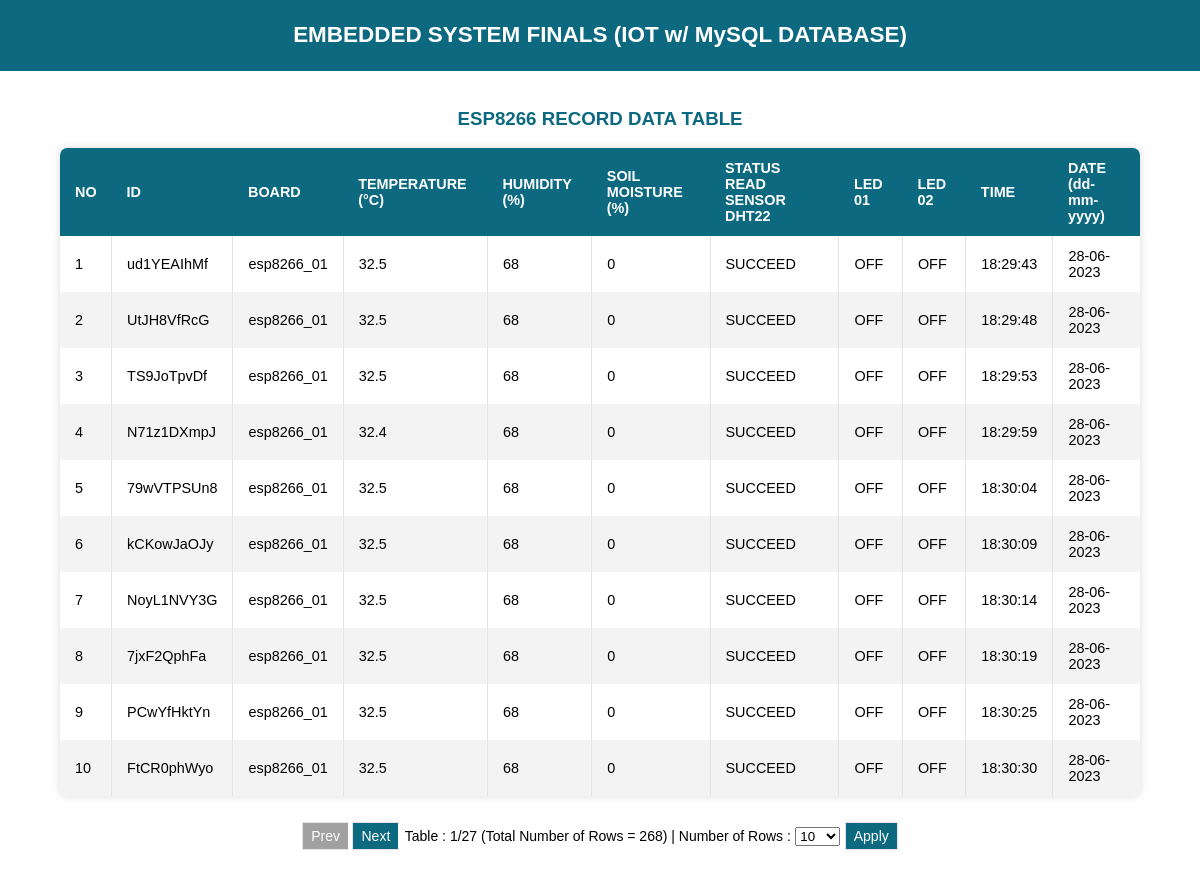
The app's page /Embedded_Finals/recordtable.php with its own data.
### tables this page shows
CREATE TABLE `esp8266_table_dht22_leds_record` (
  `id` varchar(255) NOT NULL,
  `board` varchar(255) NOT NULL,
  `temperature` float(10,2) NOT NULL,
  `humidity` int(3) NOT NULL,
  `soilmoisture` int(3) NOT NULL,
  `status_read_sensor_dht22` varchar(255) NOT NULL,
  `LED_01` varchar(255) NOT NULL,
  `LED_02` varchar(255) NOT NULL,
  `time` time NOT NULL,
  `date` date NOT NULL
);

### Embedded_Finals/recordtable.php (the view, shortened to what this page needs)
<!DOCTYPE HTML>
<html>
  <head>
  </head>
  <body>
    <div class="topnav">
      <h3>EMBEDDED SYSTEM FINALS (IOT w/ MySQL DATABASE)</h3>
    </div>
    <br>
    <h3 style="color: #0c6980;">ESP8266 RECORD DATA TABLE</h3>
    <table class="styled-table" id= "table_id">
      <thead>
        <tr>
          <th>NO</th>
          <th>ID</th>
          <th>BOARD</th>
          <th>TEMPERATURE (°C)</th>
          <th>HUMIDITY (%)</th>
		  <th>SOIL MOISTURE (%)</th>
          <th>STATUS READ SENSOR DHT22</th>
          <th>LED 01</th>
          <th>LED 02</th>
          <th>TIME</th>
          <th>DATE (dd-mm-yyyy)</th>
        </tr>
      </thead>
      <tbody id="tbody_table_record">
        <?php
          $num = 0;
          $pdo = Database::connect();
          $sql = 'SELECT * FROM esp8266_table_dht22_leds_record ORDER BY date, time';
          foreach ($pdo->query($sql) as $row) {
            $date = date_create($row['date']);
            $dateFormat = date_format($date,"d-m-Y");
            $num++;
            echo '<tr>';
            echo '<td>'. $num . '</td>';
            echo '<td class="bdr">'. $row['id'] . '</td>';
            echo '<td class="bdr">'. $row['board'] . '</td>';
            echo '<td class="bdr">'. $row['temperature'] . '</td>';
            echo '<td class="bdr">'. $row['humidity'] . '</td>';
			echo '<td class="bdr">'. $row['soilmoisture'] . '</td>';
            echo '<td class="bdr">'. $row['status_read_sensor_dht22'] . '</td>';
            echo '<td class="bdr">'. $row['LED_01'] . '</td>';
            echo '<td class="bdr">'. $row['LED_02'] . '</td>';
            echo '<td class="bdr">'. $row['time'] . '</td>';
            echo '<td>'. $dateFormat . '</td>';
            echo '</tr>';
          }
        ?>
      </tbody>
    </table>
    <br>
    <div class="btn-group">
      <button class="button" id="btn_prev" onclick="prevPage()">Prev</button>
      <button class="button" id="btn_next" onclick="nextPage()">Next</button>
      <div style="display: inline-block; position:relative; border: 0px solid #e3e3e3; float: center; margin-left: 2px;;">
        <p style="position:relative; font-size: 14px;"> Table : <span id="page"></span></p>
      </div>
      <select name="number_of_rows" id="number_of_rows">
        <option value="10">10</option>
      </select>
      <button class="button" id="btn_apply" onclick="apply_Number_of_Rows()">Apply</button>
    </div>
    <br>
  </body>
</html>

### Embedded_Finals/recordtable.php (style rules this page uses)
html { font-family: Arial; display: inline-block; text-align: center; }
p { font-size: 1.2rem; }
body { margin: 0; }
.topnav { overflow: hidden; background-color: #0c6980; color: white; font-size: 1.2rem; }
.styled-table { border-collapse: collapse; margin-left: auto; margin-right: auto; font-size: 0.9em; font-family: sans-serif; min-width: 400px; box-shadow: 0 0 10px rgba(0, 0, 0, 0.15); border-radius: 0.5em; overflow: hidden; width: 90%; }
.styled-table thead tr { background-color: #0c6980; color: #ffffff; text-align: left; }
.styled-table th { padding: 12px 15px; text-align: left; }
.styled-table td { padding: 12px 15px; text-align: left; }
.styled-table tbody tr:nth-of-type(even) { background-color: #f3f3f3; }
.bdr { border-right: 1px solid #e3e3e3; border-left: 1px solid #e3e3e3; }
.btn-group .button { background-color: #0c6980; border: 1px solid #e3e3e3; color: white; padding: 5px 8px; text-align: center; text-decoration: none; display: inline-block; font-size: 14px; cursor: pointer; float: center; }
.btn-group .button:not(:last-child) { border-right: none; }
.btn-group .button:disabled, .button.disabled { color:#fff; background-color: #a0a0a0; cursor: not-allowed; pointer-events:none; }

### records on screen
esp8266_table_dht22_leds_record: id "ud1YEAIhMf", board "esp8266_01", temperature "32.5", humidity "68", soilmoisture "0", status_read_sensor_dht22 "SUCCEED", LED_01 "OFF", LED_02 "OFF", time "18:29:43", date "28-06-2023"
esp8266_table_dht22_leds_record: id "UtJH8VfRcG", board "esp8266_01", temperature "32.5", humidity "68", soilmoisture "0", status_read_sensor_dht22 "SUCCEED", LED_01 "OFF", LED_02 "OFF", time "18:29:48", date "28-06-2023"
esp8266_table_dht22_leds_record: id "TS9JoTpvDf", board "esp8266_01", temperature "32.5", humidity "68", soilmoisture "0", status_read_sensor_dht22 "SUCCEED", LED_01 "OFF", LED_02 "OFF", time "18:29:53", date "28-06-2023"
esp8266_table_dht22_leds_record: id "N71z1DXmpJ", board "esp8266_01", temperature "32.4", humidity "68", soilmoisture "0", status_read_sensor_dht22 "SUCCEED", LED_01 "OFF", LED_02 "OFF", time "18:29:59", date "28-06-2023"
esp8266_table_dht22_leds_record: id "79wVTPSUn8", board "esp8266_01", temperature "32.5", humidity "68", soilmoisture "0", status_read_sensor_dht22 "SUCCEED", LED_01 "OFF", LED_02 "OFF", time "18:30:04", date "28-06-2023"
esp8266_table_dht22_leds_record: id "kCKowJaOJy", board "esp8266_01", temperature "32.5", humidity "68", soilmoisture "0", status_read_sensor_dht22 "SUCCEED", LED_01 "OFF", LED_02 "OFF", time "18:30:09", date "28-06-2023"
esp8266_table_dht22_leds_record: id "NoyL1NVY3G", board "esp8266_01", temperature "32.5", humidity "68", soilmoisture "0", status_read_sensor_dht22 "SUCCEED", LED_01 "OFF", LED_02 "OFF", time "18:30:14", date "28-06-2023"
esp8266_table_dht22_leds_record: id "7jxF2QphFa", board "esp8266_01", temperature "32.5", humidity "68", soilmoisture "0", status_read_sensor_dht22 "SUCCEED", LED_01 "OFF", LED_02 "OFF", time "18:30:19", date "28-06-2023"
esp8266_table_dht22_leds_record: id "PCwYfHktYn", board "esp8266_01", temperature "32.5", humidity "68", soilmoisture "0", status_read_sensor_dht22 "SUCCEED", LED_01 "OFF", LED_02 "OFF", time "18:30:25", date "28-06-2023"
esp8266_table_dht22_leds_record: id "FtCR0phWyo", board "esp8266_01", temperature "32.5", humidity "68", soilmoisture "0", status_read_sensor_dht22 "SUCCEED", LED_01 "OFF", LED_02 "OFF", time "18:30:30", date "28-06-2023"
